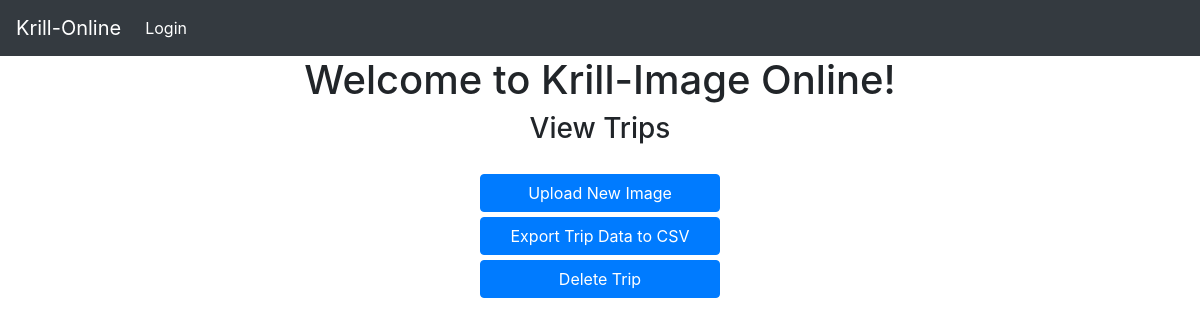
The page /view_trips/ on the database as committed earlier.
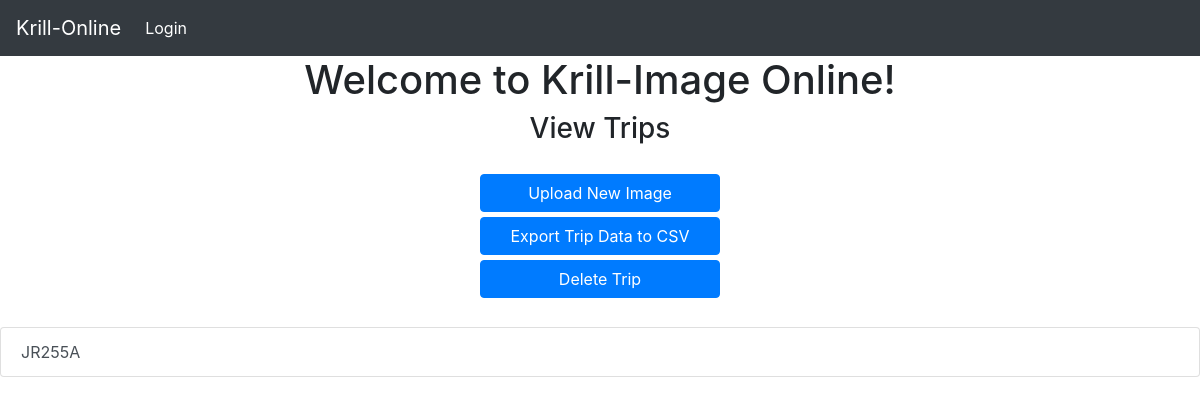
The same page on the database as committed later.
### KrillApp/models.py (models this page shows, shortened)
class Trip(models.Model):
    trip_name = models.CharField(primary_key=True,max_length=100,unique=True)
    user = models.ForeignKey(User, on_delete = models.CASCADE, null=False)
    created_on = models.DateTimeField(default=datetime.now)

### KrillApp/views.py (the view)
# urls.py: path("view_trips/",views.Get_User_Trips,name='view_trips'),
def Get_User_Trips(request):
    sql = 'SELECT * FROM Krillapp_trip;'
    trip_list = []
    trips = Trip.objects.raw(sql)
    for trip in trips:
        trip_list.append(str(trip.trip_name))
    return render(request ,'view_trips.html', {'trip_list':trip_list})

### KrillApp/templates/view_trips.html (shortened to what this page needs)
{% extends 'base.html' %}
{% load static %}
{% block content %}
<link rel="stylesheet" type="text/css" href="{% static 'KrillApp/view_trips.css' %}">
<h3>View Trips</h3>
<br />
    <div id ="view_trips_buttons">
        <a style="display:block" id="trip_button" class="btn btn-primary" href = "{% url 'upload_image_to_trip' %}">Upload New Image </a>
        <a style="display:block" id="export_to_csv" onclick="export_trip_to_csv()"  class="btn btn-primary">Export Trip Data to CSV</a>
        <a style="display:block" id="delete_trip" ajax-url = "{% url 'delete_trip' %}"  class="btn btn-primary">Delete Trip </a>
    </div>
<br />
<ul ajax-url = "{% url 'get_trip_image_list' %}" id="trip_list" class="list-group">
    {% for i in trip_list %}
    <li  class="list-group-item list-group-item-action">{{ i }}</li>
    {% endfor %}
</ul>
{% endblock %}

Rows that differ between the two databases and show on the page:
added Trip: trip_list "JR255A"
